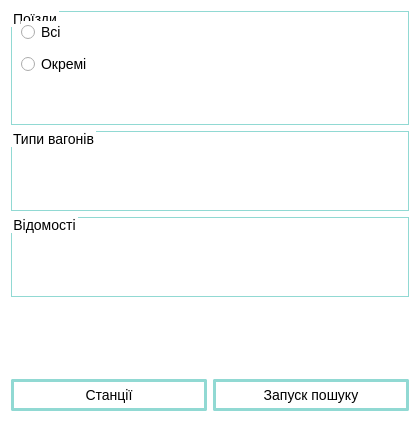
<?xml version="1.0" encoding="UTF-8"?>
<ui version="4.0">
 <class>SettingsPage</class>
 <widget class="QWidget" name="SettingsPage">
  <property name="geometry">
   <rect>
    <x>0</x>
    <y>0</y>
    <width>420</width>
    <height>422</height>
   </rect>
  </property>
  <property name="windowTitle">
   <string>Form</string>
  </property>
  <property name="styleSheet">
   <string notr="true">QWidget{
    font-size: 14px;
	background-color: white;

}

QPushButton {

    background: #FFFFFF;
    border-radius: 2px;
    border-style: solid;
    border-width: 3px;
    border-color: #91D9D3;
    padding: 5px;
    min-width: 5em;

}


QPushButton:hover {
    background: #91D9D3;
    color: black

}


QPushButton:pressed {

    background: #91D9D3;
    border-radius: 2px;
    border-style: inset;
    border-width: 2px;
    border-color: #478D94;
    color:black;
    padding-left: 6px;
    padding-top: 6px;
    min-width: 5em;
}


QPushButton:focus {
    outline: none;
}





QRadioButton:hover{
    background-color:#FFFFFF;
    border: 0px solid red;
}

QRadioButton:checked:focus{
    outline:none;
}

QRadioButton:focus{
    outline:none;
}


QCheckBox:disabled{
    color:#484F4F;
}

QCheckBox:focus{
    outline:none;
}




QGroupBox {
    border: 1px solid #91D9D3;
    margin-top:  3ex;
}


QGroupBox::title {
    subcontrol-origin: margin;
    subcontrol-position: top left;
}</string>
  </property>
  <layout class="QVBoxLayout" name="verticalLayout">
   <item>
    <widget class="QGroupBox" name="groupBox">
     <property name="title">
      <string>Поїзди</string>
     </property>
     <layout class="QHBoxLayout" name="horizontalLayout_2">
      <item>
       <layout class="QVBoxLayout" name="mRadioLayout">
        <property name="spacing">
         <number>10</number>
        </property>
        <item>
         <widget class="QRadioButton" name="mAllRadiobutton">
          <property name="text">
           <string>Всі</string>
          </property>
         </widget>
        </item>
        <item>
         <widget class="QRadioButton" name="mChosenRadioButton">
          <property name="text">
           <string>Окремі</string>
          </property>
         </widget>
        </item>
        <item>
         <spacer name="verticalSpacer">
          <property name="orientation">
           <enum>Qt::Vertical</enum>
          </property>
          <property name="sizeHint" stdset="0">
           <size>
            <width>20</width>
            <height>40</height>
           </size>
          </property>
         </spacer>
        </item>
       </layout>
      </item>
      <item>
       <spacer name="horizontalSpacer">
        <property name="orientation">
         <enum>Qt::Horizontal</enum>
        </property>
        <property name="sizeType">
         <enum>QSizePolicy::Fixed</enum>
        </property>
        <property name="sizeHint" stdset="0">
         <size>
          <width>40</width>
          <height>20</height>
         </size>
        </property>
       </spacer>
      </item>
      <item>
       <layout class="QGridLayout" name="mTrainsBoxLayout"/>
      </item>
     </layout>
    </widget>
   </item>
   <item>
    <widget class="QGroupBox" name="groupBox_2">
     <property name="minimumSize">
      <size>
       <width>0</width>
       <height>80</height>
      </size>
     </property>
     <property name="title">
      <string>Типи вагонів</string>
     </property>
    </widget>
   </item>
   <item>
    <widget class="QGroupBox" name="groupBox_3">
     <property name="minimumSize">
      <size>
       <width>0</width>
       <height>80</height>
      </size>
     </property>
     <property name="title">
      <string>Відомості</string>
     </property>
    </widget>
   </item>
   <item>
    <spacer name="verticalSpacer_2">
     <property name="orientation">
      <enum>Qt::Vertical</enum>
     </property>
     <property name="sizeHint" stdset="0">
      <size>
       <width>20</width>
       <height>46</height>
      </size>
     </property>
    </spacer>
   </item>
   <item>
    <layout class="QHBoxLayout" name="horizontalLayout">
     <item>
      <widget class="QPushButton" name="pushButton">
       <property name="text">
        <string>Станції</string>
       </property>
      </widget>
     </item>
     <item>
      <widget class="QPushButton" name="pushButton_2">
       <property name="text">
        <string>Запуск пошуку</string>
       </property>
      </widget>
     </item>
    </layout>
   </item>
  </layout>
 </widget>
 <resources/>
 <connections/>
</ui>
